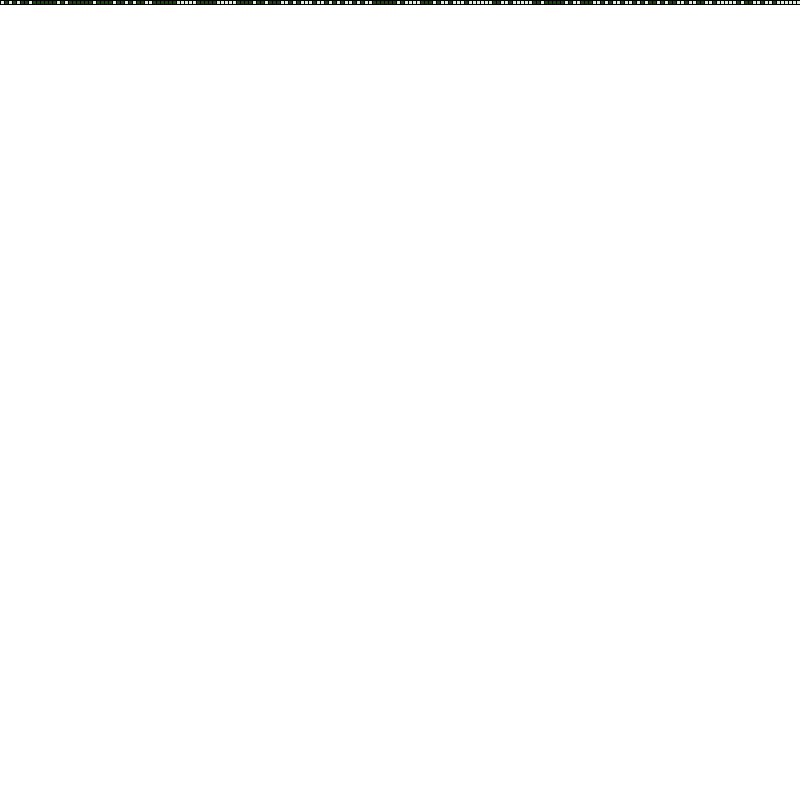
Frame 1 (no input)
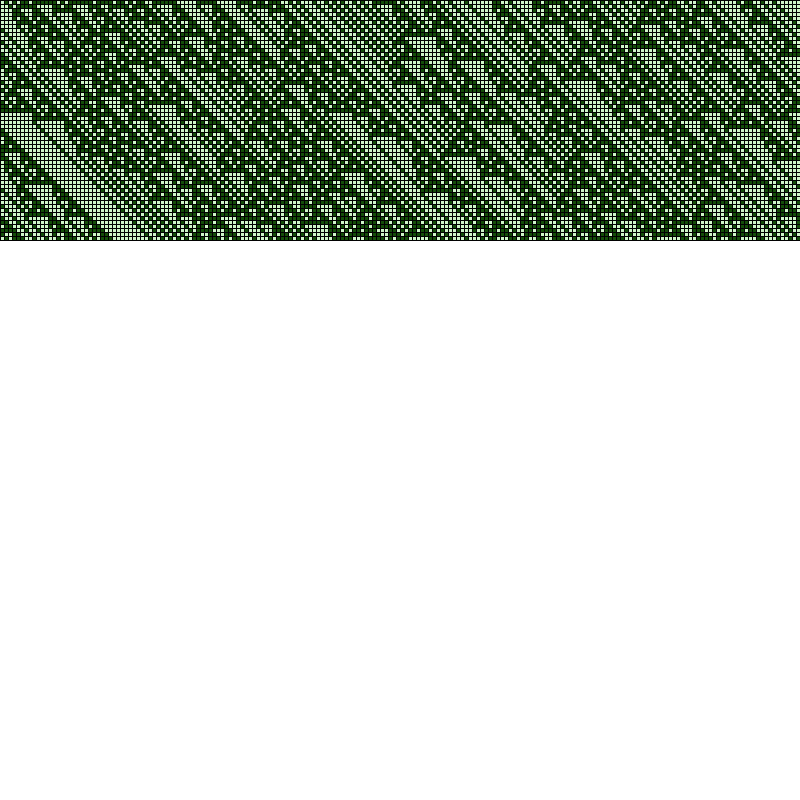
Frame 60 (the mouse pressed at the canvas centre just before this capture)
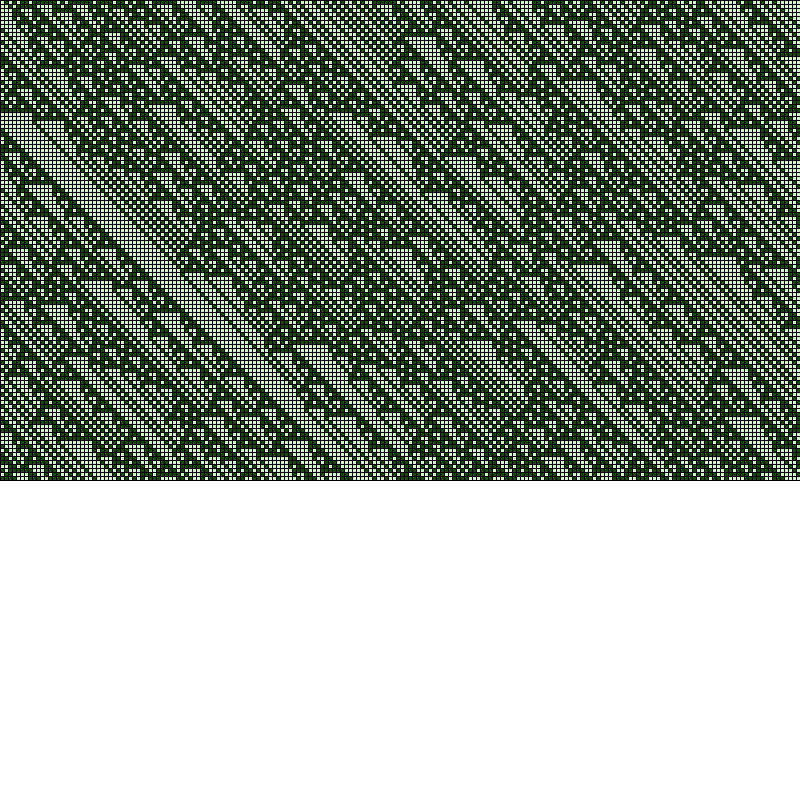
Frame 120 (the mouse held since frame 60 and released just before this capture)

The Processing sketch that drew these frames (run headless with seeded random() and noise(); from frame 60 on, the mouse is pressed at the canvas centre):

// Processing sketch: CellularAutomata
// ── CellularAutomata.pde
ElementaryCA eca;
final int DATA_COUNT = 200;

int runtime;
byte[] data1;
byte[] data2;
byte[] prev;
byte[] next;
byte[] tmp;


color off;
color on;

int rule = 225;

void setup(){
    size(800, 800);
    eca = new ElementaryCA(rule);
    data1= new byte[DATA_COUNT];
    data2= new byte[DATA_COUNT];
    prev = data1;
    next = data2;

    float flag;
    for(int i = 0; i < DATA_COUNT; i++){
        flag = random(100); 
        if(flag > 50){
            prev[i] = 1;
        }else{
            prev[i] = 0;
        }
    }

    runtime = 0;

    off = color(19, 77, 8);
    on  = color(207, 245, 200);

    background(255);
}


void draw(){

    runCA();
}

void runCA(){
    if(runtime < DATA_COUNT){
        
        drawData(runtime, 4, prev);

        eca.generate(prev, next);
        
        tmp = prev;
        prev = next;
        next = tmp;

        runtime ++;
    }else{
        noLoop();
    }
}

void drawData(int runtime, int r, byte[] data){
    int offset = runtime * r; 
    
    stroke(1);
    for(int i = 0; i < DATA_COUNT; i++){
        if(0 == data[i]){
            fill(off);
        }else{
            fill(on);
        }

        rect(i * r, offset, r, r);
    }
}

void keyReleased(){

    if('r' == key){
        background(255);
        eca = new ElementaryCA(rule);
        prev = data1;
        next = data2;
        float flag;
        for(int i = 0; i < DATA_COUNT; i++){
            flag = random(100); 
            if(flag > 50){
                prev[i] = 1;
            }else{
                prev[i] = 0;
            }
        }

        runtime = 0;
        rule += 1;
        if(rule > 255){
            rule = 0;
        }
        println("rule = " + rule);
        loop();
    }
}

// ── ElementaryCA.pde
class ElementaryCA{
    int rule;
    byte[] ruleDic = new byte[8];

    ElementaryCA(int r){
        rule = r; 
        for(int i = 0; i < 8; i++){
            ruleDic[i] = ((byte)((rule & ((byte)pow(2, i)))>>i));
            println("i:"+i+", rule:"+ruleDic[i]);
        }
    }

    byte lookup(byte left, byte mid, byte right){
        
        int index = (left << 2) | (mid << 1) | right;


        return ruleDic[index];
    }


    /** 
        make sure array size > 2
        to reduce 2 compare operation per loop
    */
    void generate(byte[] prev, byte[] next){
        int count = prev.length - 1;
        byte left, mid, right;
        
        left    = prev[count];
        mid     = prev[0];
        right   = prev[1];
        next[0] = lookup(left, mid, right);

        for(int i = 1; i < count; i++){
            left    = prev[i-1];    
            mid     = prev[i];
            right  = prev[i+1];
            next[i] = lookup(left, mid, right);
        }

        left    = prev[count-1];
        mid     = prev[count];
        right   = prev[0];
        next[count] = lookup(left, mid, right);
    }
}
